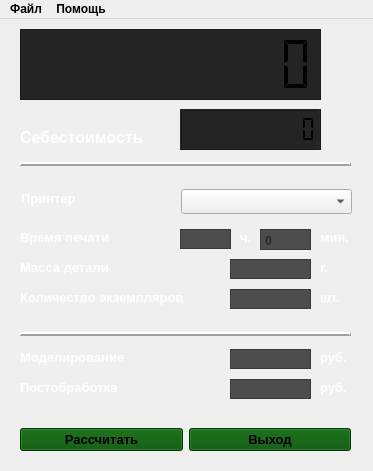
<?xml version="1.0" encoding="UTF-8"?>
<ui version="4.0">
 <class>Calc3DbyRisen</class>
 <widget class="QMainWindow" name="Calc3DbyRisen">
  <property name="geometry">
   <rect>
    <x>0</x>
    <y>0</y>
    <width>373</width>
    <height>471</height>
   </rect>
  </property>
  <property name="font">
   <font>
    <bold>true</bold>
   </font>
  </property>
  <property name="acceptDrops">
   <bool>false</bool>
  </property>
  <property name="windowTitle">
   <string>Calc3D by Risen v.1.0.0</string>
  </property>
  <property name="windowIcon">
   <iconset>
    <normaloff>img/logo-1.png</normaloff>img/logo-1.png</iconset>
  </property>
  <property name="autoFillBackground">
   <bool>true</bool>
  </property>
  <property name="styleSheet">
   <string notr="true"/>
  </property>
  <property name="dockOptions">
   <set>QMainWindow::DockOption::AllowTabbedDocks|QMainWindow::DockOption::AnimatedDocks</set>
  </property>
  <widget class="QWidget" name="centralwidget">
   <widget class="QLabel" name="quantity">
    <property name="geometry">
     <rect>
      <x>20</x>
      <y>270</y>
      <width>171</width>
      <height>17</height>
     </rect>
    </property>
    <property name="font">
     <font>
      <pointsize>10</pointsize>
      <bold>true</bold>
     </font>
    </property>
    <property name="styleSheet">
     <string notr="true">color: rgb(255, 255, 255);</string>
    </property>
    <property name="text">
     <string>Количество экземпляров</string>
    </property>
   </widget>
   <widget class="QLabel" name="weight">
    <property name="geometry">
     <rect>
      <x>20</x>
      <y>240</y>
      <width>101</width>
      <height>17</height>
     </rect>
    </property>
    <property name="font">
     <font>
      <pointsize>10</pointsize>
      <bold>true</bold>
     </font>
    </property>
    <property name="styleSheet">
     <string notr="true">color: rgb(255, 255, 255);</string>
    </property>
    <property name="text">
     <string>Масса детали</string>
    </property>
   </widget>
   <widget class="QLabel" name="time_print">
    <property name="geometry">
     <rect>
      <x>20</x>
      <y>210</y>
      <width>101</width>
      <height>17</height>
     </rect>
    </property>
    <property name="font">
     <font>
      <pointsize>10</pointsize>
      <bold>true</bold>
     </font>
    </property>
    <property name="styleSheet">
     <string notr="true">color: rgb(255, 255, 255);</string>
    </property>
    <property name="text">
     <string>Время печати</string>
    </property>
   </widget>
   <widget class="QLabel" name="printer">
    <property name="geometry">
     <rect>
      <x>21</x>
      <y>171</y>
      <width>81</width>
      <height>17</height>
     </rect>
    </property>
    <property name="font">
     <font>
      <pointsize>10</pointsize>
      <bold>true</bold>
     </font>
    </property>
    <property name="styleSheet">
     <string notr="true">color: rgb(255, 255, 255);</string>
    </property>
    <property name="text">
     <string>Принтер</string>
    </property>
   </widget>
   <widget class="QComboBox" name="printer_menu">
    <property name="geometry">
     <rect>
      <x>181</x>
      <y>170</y>
      <width>171</width>
      <height>25</height>
     </rect>
    </property>
    <property name="acceptDrops">
     <bool>true</bool>
    </property>
    <property name="styleSheet">
     <string notr="true">alternate-background-color: rgb(77, 77, 77);</string>
    </property>
    <property name="currentText">
     <string/>
    </property>
    <property name="currentIndex">
     <number>-1</number>
    </property>
    <property name="insertPolicy">
     <enum>QComboBox::InsertPolicy::NoInsert</enum>
    </property>
    <property name="placeholderText">
     <string>Выбор принтера</string>
    </property>
    <item>
     <property name="text">
      <string>Ender3/Ender3pro</string>
     </property>
    </item>
    <item>
     <property name="text">
      <string>FlyBeer</string>
     </property>
    </item>
   </widget>
   <widget class="QLCDNumber" name="lcd_result">
    <property name="geometry">
     <rect>
      <x>20</x>
      <y>10</y>
      <width>301</width>
      <height>71</height>
     </rect>
    </property>
    <property name="font">
     <font>
      <pointsize>10</pointsize>
      <bold>true</bold>
     </font>
    </property>
    <property name="autoFillBackground">
     <bool>false</bool>
    </property>
    <property name="styleSheet">
     <string notr="true">background-color: rgb(36, 36, 36);</string>
    </property>
    <property name="frameShape">
     <enum>QFrame::Shape::StyledPanel</enum>
    </property>
    <property name="frameShadow">
     <enum>QFrame::Shadow::Raised</enum>
    </property>
    <property name="digitCount">
     <number>10</number>
    </property>
    <property name="segmentStyle">
     <enum>QLCDNumber::SegmentStyle::Flat</enum>
    </property>
   </widget>
   <widget class="QLCDNumber" name="lcd_result_2">
    <property name="geometry">
     <rect>
      <x>180</x>
      <y>90</y>
      <width>141</width>
      <height>41</height>
     </rect>
    </property>
    <property name="styleSheet">
     <string notr="true">background-color: rgb(36, 36, 36);</string>
    </property>
    <property name="digitCount">
     <number>10</number>
    </property>
    <property name="segmentStyle">
     <enum>QLCDNumber::SegmentStyle::Flat</enum>
    </property>
   </widget>
   <widget class="QLabel" name="cost_price">
    <property name="geometry">
     <rect>
      <x>20</x>
      <y>110</y>
      <width>141</width>
      <height>17</height>
     </rect>
    </property>
    <property name="font">
     <font>
      <pointsize>12</pointsize>
      <bold>true</bold>
     </font>
    </property>
    <property name="styleSheet">
     <string notr="true">color: rgb(255, 255, 255);</string>
    </property>
    <property name="text">
     <string>Себестоимость</string>
    </property>
   </widget>
   <widget class="QPlainTextEdit" name="input_hours">
    <property name="geometry">
     <rect>
      <x>180</x>
      <y>210</y>
      <width>51</width>
      <height>20</height>
     </rect>
    </property>
    <property name="sizePolicy">
     <sizepolicy hsizetype="Fixed" vsizetype="Fixed">
      <horstretch>0</horstretch>
      <verstretch>0</verstretch>
     </sizepolicy>
    </property>
    <property name="font">
     <font>
      <pointsize>10</pointsize>
      <bold>true</bold>
      <stylestrategy>PreferAntialias</stylestrategy>
     </font>
    </property>
    <property name="acceptDrops">
     <bool>false</bool>
    </property>
    <property name="toolTipDuration">
     <number>0</number>
    </property>
    <property name="whatsThis">
     <string/>
    </property>
    <property name="autoFillBackground">
     <bool>false</bool>
    </property>
    <property name="styleSheet">
     <string notr="true">background-color: rgb(77, 77, 77);</string>
    </property>
    <property name="inputMethodHints">
     <set>Qt::InputMethodHint::ImhDigitsOnly</set>
    </property>
    <property name="lineWidth">
     <number>0</number>
    </property>
    <property name="verticalScrollBarPolicy">
     <enum>Qt::ScrollBarPolicy::ScrollBarAlwaysOff</enum>
    </property>
    <property name="horizontalScrollBarPolicy">
     <enum>Qt::ScrollBarPolicy::ScrollBarAsNeeded</enum>
    </property>
    <property name="undoRedoEnabled">
     <bool>false</bool>
    </property>
    <property name="lineWrapMode">
     <enum>QPlainTextEdit::LineWrapMode::NoWrap</enum>
    </property>
    <property name="plainText">
     <string notr="true"/>
    </property>
    <property name="tabStopDistance">
     <double>80.000000000000000</double>
    </property>
    <property name="maximumBlockCount">
     <number>3</number>
    </property>
    <property name="centerOnScroll">
     <bool>false</bool>
    </property>
    <property name="placeholderText">
     <string notr="true">0</string>
    </property>
   </widget>
   <widget class="QLabel" name="text_time_hours">
    <property name="geometry">
     <rect>
      <x>240</x>
      <y>210</y>
      <width>21</width>
      <height>17</height>
     </rect>
    </property>
    <property name="font">
     <font>
      <pointsize>10</pointsize>
      <bold>true</bold>
     </font>
    </property>
    <property name="styleSheet">
     <string notr="true">color: rgb(255, 255, 255);</string>
    </property>
    <property name="text">
     <string>ч.</string>
    </property>
   </widget>
   <widget class="QPlainTextEdit" name="input_minutes">
    <property name="geometry">
     <rect>
      <x>260</x>
      <y>210</y>
      <width>51</width>
      <height>21</height>
     </rect>
    </property>
    <property name="acceptDrops">
     <bool>false</bool>
    </property>
    <property name="styleSheet">
     <string notr="true">background-color: rgb(77, 77, 77);</string>
    </property>
    <property name="inputMethodHints">
     <set>Qt::InputMethodHint::ImhDigitsOnly</set>
    </property>
    <property name="maximumBlockCount">
     <number>3</number>
    </property>
    <property name="centerOnScroll">
     <bool>true</bool>
    </property>
    <property name="placeholderText">
     <string>0</string>
    </property>
   </widget>
   <widget class="QLabel" name="text_time_minuts">
    <property name="geometry">
     <rect>
      <x>320</x>
      <y>210</y>
      <width>31</width>
      <height>17</height>
     </rect>
    </property>
    <property name="font">
     <font>
      <pointsize>10</pointsize>
      <bold>true</bold>
     </font>
    </property>
    <property name="styleSheet">
     <string notr="true">color: rgb(255, 255, 255);</string>
    </property>
    <property name="text">
     <string>мин.</string>
    </property>
   </widget>
   <widget class="QPlainTextEdit" name="input_gram">
    <property name="geometry">
     <rect>
      <x>230</x>
      <y>240</y>
      <width>81</width>
      <height>20</height>
     </rect>
    </property>
    <property name="sizePolicy">
     <sizepolicy hsizetype="Fixed" vsizetype="Fixed">
      <horstretch>0</horstretch>
      <verstretch>0</verstretch>
     </sizepolicy>
    </property>
    <property name="font">
     <font>
      <pointsize>10</pointsize>
      <bold>true</bold>
      <stylestrategy>PreferAntialias</stylestrategy>
     </font>
    </property>
    <property name="acceptDrops">
     <bool>false</bool>
    </property>
    <property name="toolTipDuration">
     <number>0</number>
    </property>
    <property name="autoFillBackground">
     <bool>false</bool>
    </property>
    <property name="styleSheet">
     <string notr="true">background-color: rgb(77, 77, 77);</string>
    </property>
    <property name="inputMethodHints">
     <set>Qt::InputMethodHint::ImhFormattedNumbersOnly</set>
    </property>
    <property name="lineWidth">
     <number>0</number>
    </property>
    <property name="verticalScrollBarPolicy">
     <enum>Qt::ScrollBarPolicy::ScrollBarAlwaysOff</enum>
    </property>
    <property name="horizontalScrollBarPolicy">
     <enum>Qt::ScrollBarPolicy::ScrollBarAsNeeded</enum>
    </property>
    <property name="plainText">
     <string notr="true"/>
    </property>
    <property name="centerOnScroll">
     <bool>true</bool>
    </property>
    <property name="placeholderText">
     <string>0</string>
    </property>
   </widget>
   <widget class="QPlainTextEdit" name="input_things">
    <property name="geometry">
     <rect>
      <x>230</x>
      <y>270</y>
      <width>81</width>
      <height>20</height>
     </rect>
    </property>
    <property name="sizePolicy">
     <sizepolicy hsizetype="Fixed" vsizetype="Fixed">
      <horstretch>0</horstretch>
      <verstretch>0</verstretch>
     </sizepolicy>
    </property>
    <property name="font">
     <font>
      <pointsize>10</pointsize>
      <bold>true</bold>
      <stylestrategy>PreferAntialias</stylestrategy>
     </font>
    </property>
    <property name="acceptDrops">
     <bool>false</bool>
    </property>
    <property name="toolTipDuration">
     <number>0</number>
    </property>
    <property name="autoFillBackground">
     <bool>false</bool>
    </property>
    <property name="styleSheet">
     <string notr="true">background-color: rgb(77, 77, 77);</string>
    </property>
    <property name="inputMethodHints">
     <set>Qt::InputMethodHint::ImhDigitsOnly</set>
    </property>
    <property name="lineWidth">
     <number>0</number>
    </property>
    <property name="verticalScrollBarPolicy">
     <enum>Qt::ScrollBarPolicy::ScrollBarAlwaysOff</enum>
    </property>
    <property name="horizontalScrollBarPolicy">
     <enum>Qt::ScrollBarPolicy::ScrollBarAsNeeded</enum>
    </property>
    <property name="plainText">
     <string notr="true"/>
    </property>
    <property name="centerOnScroll">
     <bool>true</bool>
    </property>
    <property name="placeholderText">
     <string>0</string>
    </property>
   </widget>
   <widget class="QPlainTextEdit" name="input_mod">
    <property name="geometry">
     <rect>
      <x>230</x>
      <y>330</y>
      <width>81</width>
      <height>20</height>
     </rect>
    </property>
    <property name="sizePolicy">
     <sizepolicy hsizetype="Fixed" vsizetype="Fixed">
      <horstretch>0</horstretch>
      <verstretch>0</verstretch>
     </sizepolicy>
    </property>
    <property name="font">
     <font>
      <pointsize>10</pointsize>
      <bold>true</bold>
      <stylestrategy>PreferAntialias</stylestrategy>
     </font>
    </property>
    <property name="acceptDrops">
     <bool>false</bool>
    </property>
    <property name="toolTipDuration">
     <number>0</number>
    </property>
    <property name="autoFillBackground">
     <bool>false</bool>
    </property>
    <property name="styleSheet">
     <string notr="true">background-color: rgb(77, 77, 77);</string>
    </property>
    <property name="inputMethodHints">
     <set>Qt::InputMethodHint::ImhDigitsOnly</set>
    </property>
    <property name="lineWidth">
     <number>0</number>
    </property>
    <property name="verticalScrollBarPolicy">
     <enum>Qt::ScrollBarPolicy::ScrollBarAlwaysOff</enum>
    </property>
    <property name="horizontalScrollBarPolicy">
     <enum>Qt::ScrollBarPolicy::ScrollBarAsNeeded</enum>
    </property>
    <property name="plainText">
     <string notr="true"/>
    </property>
    <property name="centerOnScroll">
     <bool>true</bool>
    </property>
    <property name="placeholderText">
     <string>0</string>
    </property>
   </widget>
   <widget class="QPlainTextEdit" name="input_post">
    <property name="geometry">
     <rect>
      <x>230</x>
      <y>360</y>
      <width>81</width>
      <height>20</height>
     </rect>
    </property>
    <property name="sizePolicy">
     <sizepolicy hsizetype="Fixed" vsizetype="Fixed">
      <horstretch>0</horstretch>
      <verstretch>0</verstretch>
     </sizepolicy>
    </property>
    <property name="font">
     <font>
      <pointsize>10</pointsize>
      <bold>true</bold>
      <stylestrategy>PreferAntialias</stylestrategy>
     </font>
    </property>
    <property name="acceptDrops">
     <bool>false</bool>
    </property>
    <property name="toolTipDuration">
     <number>0</number>
    </property>
    <property name="autoFillBackground">
     <bool>false</bool>
    </property>
    <property name="styleSheet">
     <string notr="true">background-color: rgb(77, 77, 77);</string>
    </property>
    <property name="inputMethodHints">
     <set>Qt::InputMethodHint::ImhDigitsOnly</set>
    </property>
    <property name="lineWidth">
     <number>0</number>
    </property>
    <property name="verticalScrollBarPolicy">
     <enum>Qt::ScrollBarPolicy::ScrollBarAlwaysOff</enum>
    </property>
    <property name="horizontalScrollBarPolicy">
     <enum>Qt::ScrollBarPolicy::ScrollBarAsNeeded</enum>
    </property>
    <property name="plainText">
     <string notr="true"/>
    </property>
    <property name="centerOnScroll">
     <bool>true</bool>
    </property>
    <property name="placeholderText">
     <string>0</string>
    </property>
   </widget>
   <widget class="QLabel" name="text_gram">
    <property name="geometry">
     <rect>
      <x>320</x>
      <y>240</y>
      <width>31</width>
      <height>17</height>
     </rect>
    </property>
    <property name="font">
     <font>
      <pointsize>10</pointsize>
      <bold>true</bold>
     </font>
    </property>
    <property name="styleSheet">
     <string notr="true">color: rgb(255, 255, 255);</string>
    </property>
    <property name="text">
     <string>г.</string>
    </property>
   </widget>
   <widget class="QLabel" name="text_things">
    <property name="geometry">
     <rect>
      <x>320</x>
      <y>270</y>
      <width>31</width>
      <height>17</height>
     </rect>
    </property>
    <property name="font">
     <font>
      <pointsize>10</pointsize>
      <bold>true</bold>
     </font>
    </property>
    <property name="styleSheet">
     <string notr="true">color: rgb(255, 255, 255);</string>
    </property>
    <property name="text">
     <string>шт.</string>
    </property>
   </widget>
   <widget class="QLabel" name="text_rub_mod">
    <property name="geometry">
     <rect>
      <x>320</x>
      <y>330</y>
      <width>31</width>
      <height>17</height>
     </rect>
    </property>
    <property name="font">
     <font>
      <pointsize>10</pointsize>
      <bold>true</bold>
     </font>
    </property>
    <property name="styleSheet">
     <string notr="true">color: rgb(255, 255, 255);</string>
    </property>
    <property name="text">
     <string>руб.</string>
    </property>
   </widget>
   <widget class="QLabel" name="text_rub_post">
    <property name="geometry">
     <rect>
      <x>320</x>
      <y>360</y>
      <width>31</width>
      <height>17</height>
     </rect>
    </property>
    <property name="font">
     <font>
      <pointsize>10</pointsize>
      <bold>true</bold>
     </font>
    </property>
    <property name="styleSheet">
     <string notr="true">color: rgb(255, 255, 255);</string>
    </property>
    <property name="text">
     <string>руб.</string>
    </property>
   </widget>
   <widget class="QLabel" name="ico_rub">
    <property name="geometry">
     <rect>
      <x>330</x>
      <y>50</y>
      <width>31</width>
      <height>31</height>
     </rect>
    </property>
    <property name="text">
     <string/>
    </property>
    <property name="pixmap">
     <pixmap>img/rubl.png</pixmap>
    </property>
    <property name="scaledContents">
     <bool>true</bool>
    </property>
   </widget>
   <widget class="QFrame" name="frame">
    <property name="geometry">
     <rect>
      <x>20</x>
      <y>130</y>
      <width>331</width>
      <height>31</height>
     </rect>
    </property>
    <property name="frameShape">
     <enum>QFrame::Shape::HLine</enum>
    </property>
    <property name="frameShadow">
     <enum>QFrame::Shadow::Raised</enum>
    </property>
    <property name="lineWidth">
     <number>2</number>
    </property>
   </widget>
   <widget class="QFrame" name="frame_2">
    <property name="geometry">
     <rect>
      <x>20</x>
      <y>300</y>
      <width>331</width>
      <height>31</height>
     </rect>
    </property>
    <property name="frameShape">
     <enum>QFrame::Shape::HLine</enum>
    </property>
    <property name="frameShadow">
     <enum>QFrame::Shadow::Raised</enum>
    </property>
    <property name="lineWidth">
     <number>2</number>
    </property>
   </widget>
   <widget class="QWidget" name="layoutWidget">
    <property name="geometry">
     <rect>
      <x>20</x>
      <y>400</y>
      <width>331</width>
      <height>41</height>
     </rect>
    </property>
    <layout class="QHBoxLayout" name="buttons">
     <item>
      <widget class="QPushButton" name="get_result_btn">
       <property name="font">
        <font>
         <pointsize>10</pointsize>
         <italic>false</italic>
         <bold>true</bold>
         <stylestrategy>PreferAntialias</stylestrategy>
         <kerning>true</kerning>
        </font>
       </property>
       <property name="acceptDrops">
        <bool>true</bool>
       </property>
       <property name="styleSheet">
        <string notr="true">background-color: rgb(0, 80, 0);</string>
       </property>
       <property name="text">
        <string>Рассчитать</string>
       </property>
       <property name="icon">
        <iconset>
         <normaloff>img/calc.png</normaloff>img/calc.png</iconset>
       </property>
       <property name="iconSize">
        <size>
         <width>20</width>
         <height>20</height>
        </size>
       </property>
      </widget>
     </item>
     <item>
      <widget class="QPushButton" name="exit_btn">
       <property name="font">
        <font>
         <pointsize>10</pointsize>
         <bold>true</bold>
        </font>
       </property>
       <property name="styleSheet">
        <string notr="true">background-color: rgb(0, 80, 0);</string>
       </property>
       <property name="text">
        <string>Выход</string>
       </property>
       <property name="icon">
        <iconset>
         <normaloff>img/exit.png</normaloff>img/exit.png</iconset>
       </property>
       <property name="iconSize">
        <size>
         <width>20</width>
         <height>20</height>
        </size>
       </property>
      </widget>
     </item>
    </layout>
   </widget>
   <widget class="QLabel" name="modeling">
    <property name="geometry">
     <rect>
      <x>20</x>
      <y>330</y>
      <width>141</width>
      <height>17</height>
     </rect>
    </property>
    <property name="font">
     <font>
      <pointsize>10</pointsize>
      <bold>true</bold>
     </font>
    </property>
    <property name="styleSheet">
     <string notr="true">color: rgb(255, 255, 255);</string>
    </property>
    <property name="text">
     <string>Моделирование</string>
    </property>
   </widget>
   <widget class="QLabel" name="post_print">
    <property name="enabled">
     <bool>false</bool>
    </property>
    <property name="geometry">
     <rect>
      <x>20</x>
      <y>360</y>
      <width>121</width>
      <height>17</height>
     </rect>
    </property>
    <property name="font">
     <font>
      <pointsize>10</pointsize>
      <bold>true</bold>
     </font>
    </property>
    <property name="styleSheet">
     <string notr="true">color: rgb(255, 255, 255);</string>
    </property>
    <property name="text">
     <string>Постобработка</string>
    </property>
   </widget>
  </widget>
  <widget class="QMenuBar" name="menubar">
   <property name="geometry">
    <rect>
     <x>0</x>
     <y>0</y>
     <width>373</width>
     <height>22</height>
    </rect>
   </property>
   <widget class="QMenu" name="settings">
    <property name="title">
     <string>Файл</string>
    </property>
    <widget class="QMenu" name="pressets">
     <property name="title">
      <string>Пресеты принтера</string>
     </property>
     <addaction name="add_printer"/>
     <addaction name="edit_printer"/>
     <addaction name="del_printer"/>
    </widget>
    <addaction name="settings_2"/>
    <addaction name="pressets"/>
    <addaction name="separator"/>
    <addaction name="separator"/>
    <addaction name="action_3"/>
   </widget>
   <widget class="QMenu" name="help">
    <property name="contextMenuPolicy">
     <enum>Qt::ContextMenuPolicy::DefaultContextMenu</enum>
    </property>
    <property name="autoFillBackground">
     <bool>false</bool>
    </property>
    <property name="tearOffEnabled">
     <bool>false</bool>
    </property>
    <property name="title">
     <string>Помощь</string>
    </property>
    <property name="separatorsCollapsible">
     <bool>false</bool>
    </property>
    <addaction name="check_update"/>
    <addaction name="formula"/>
    <addaction name="about"/>
   </widget>
   <addaction name="settings"/>
   <addaction name="help"/>
  </widget>
  <action name="check_update">
   <property name="checkable">
    <bool>false</bool>
   </property>
   <property name="text">
    <string>Проверить обновления</string>
   </property>
  </action>
  <action name="formula">
   <property name="text">
    <string>Как расчитывается стоимость</string>
   </property>
  </action>
  <action name="about">
   <property name="text">
    <string>О програме</string>
   </property>
  </action>
  <action name="settings_2">
   <property name="text">
    <string>Настройки</string>
   </property>
  </action>
  <action name="add_printer">
   <property name="text">
    <string>Добавить принтер</string>
   </property>
  </action>
  <action name="edit_printer">
   <property name="text">
    <string>Редактировать принтер</string>
   </property>
  </action>
  <action name="del_printer">
   <property name="text">
    <string>Удалить принтер</string>
   </property>
  </action>
  <action name="action_3">
   <property name="text">
    <string>Выход</string>
   </property>
   <property name="menuRole">
    <enum>QAction::MenuRole::QuitRole</enum>
   </property>
  </action>
 </widget>
 <resources/>
 <connections/>
</ui>
